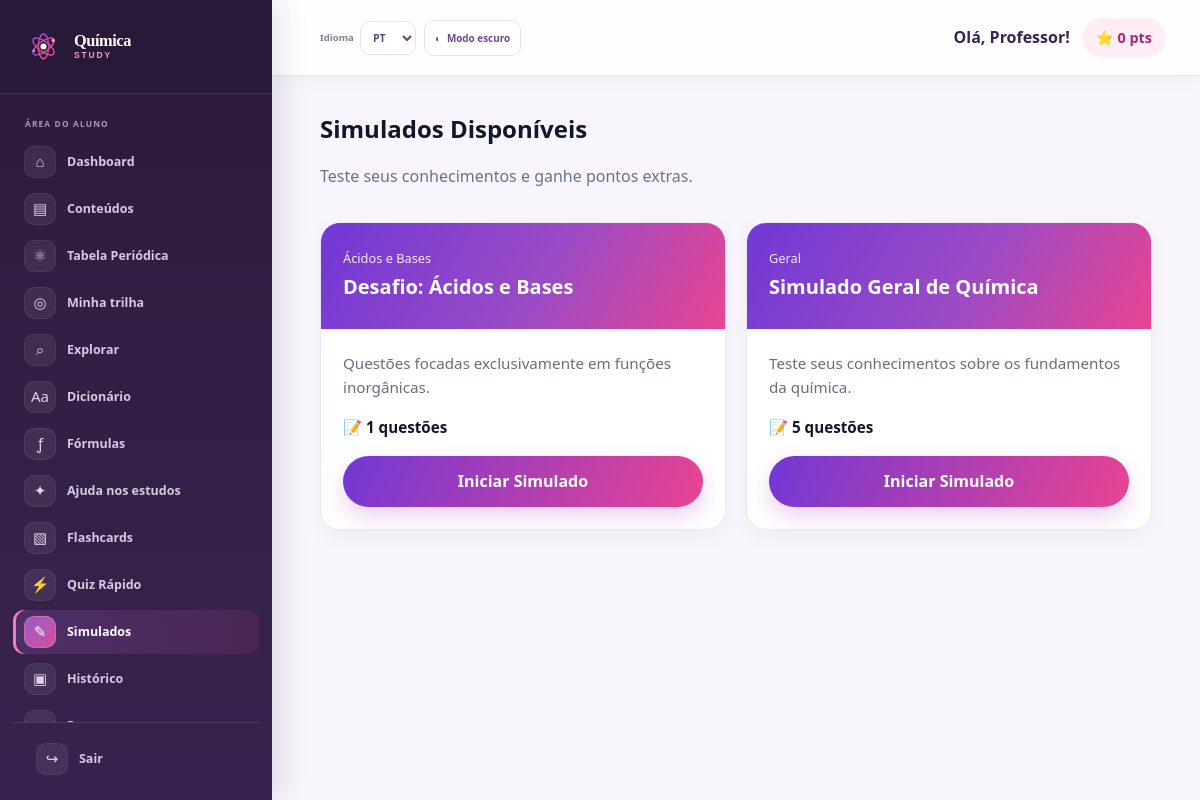
Screenshot of /aluno/simulados.php (signed in) with the database file from the repository.
### tables this page shows
CREATE TABLE `usuarios` (
  `id` int(11) NOT NULL,
  `nome` varchar(100) NOT NULL,
  `email` varchar(100) NOT NULL,
  `senha` varchar(255) NOT NULL,
  `tipo` enum('aluno','admin') DEFAULT 'aluno',
  `pontos` int(11) DEFAULT 0,
  `criado_em` timestamp NOT NULL DEFAULT current_timestamp(),
  `avatar_key` varchar(20) NOT NULL DEFAULT 'atom',
  `foto_perfil` varchar(255) DEFAULT NULL
);

CREATE TABLE `simulados` (
  `id` int(11) NOT NULL,
  `titulo` varchar(150) NOT NULL,
  `descricao` text DEFAULT NULL,
  `conteudo_id` int(11) DEFAULT NULL,
  `criado_em` timestamp NOT NULL DEFAULT current_timestamp()
);

CREATE TABLE `conteudos` (
  `id` int(11) NOT NULL,
  `titulo` varchar(150) NOT NULL,
  `resumo` text NOT NULL,
  `conteudo_completo` longtext NOT NULL,
  `categoria` varchar(50) NOT NULL,
  `criado_em` timestamp NOT NULL DEFAULT current_timestamp()
);

### includes/auth.php (called while the page is built, shortened)
<?php
function getUsuarioLogado() {
    if (isset($_SESSION['usuario_id'])) {
        return [
            'id' => $_SESSION['usuario_id'],
            'nome' => $_SESSION['usuario_nome'],
            'tipo' => $_SESSION['usuario_tipo'],
            'pontos' => $_SESSION['usuario_pontos'] ?? 0
        ];
    }
    return null;
}
?>

### includes/funcoes.php (called while the page is built, shortened)
<?php
function escape($string) {
    return htmlspecialchars($string, ENT_QUOTES, 'UTF-8');
}
?>

### aluno/simulados.php (the view, shortened to what this page needs)
<?php
require_once '../includes/header.php';
$stmt = $pdo->query("
    SELECT s.id, s.titulo, s.descricao, c.titulo as categoria_nome,
           COUNT(sq.questao_id) as total_questoes
    FROM simulados s
    LEFT JOIN conteudos c ON s.conteudo_id = c.id
    LEFT JOIN simulado_questoes sq ON s.id = sq.simulado_id
    GROUP BY s.id
    ORDER BY s.id DESC
");
$simulados = $stmt->fetchAll();
?>
<h2 style="margin-bottom: 16px; color: #0f172a;">Simulados Disponíveis</h2>
<p style="color: #64748b; margin-bottom: 32px;">Teste seus conhecimentos e ganhe pontos extras.</p>
<?php if (!$simulados): ?>
    <section class="student-empty-page"><span>✎</span><div><span class="panel-eyebrow">DESAFIOS EM BREVE</span><h2>Ainda não há simulados publicados.</h2><p>O professor pode montar desafios usando as questões da plataforma. Você será avisado aqui quando houver um novo simulado.</p><a href="flashcards.php" class="btn btn-primary">Praticar questões agora <span>→</span></a></div></section>
<?php else: ?>
<div class="content-grid">
    <?php foreach ($simulados as $sim): ?>
        <div class="content-card">
            <div class="content-card-header">
                <span><?= escape($sim['categoria_nome'] ?? 'Geral') ?></span>
                <h3><?= escape($sim['titulo']) ?></h3>
            </div>
            <div class="content-card-body">
                <p><?= escape($sim['descricao']) ?></p>
                <p style="font-weight: 600; color: #0f172a; margin-bottom: 16px;">📝 <?= $sim['total_questoes'] ?> questões</p>
                <a href="simulado.php?id=<?= $sim['id'] ?>" class="btn btn-primary" style="width: 100%;">Iniciar Simulado</a>
            </div>
        </div>
    <?php endforeach; ?>
</div>
<?php endif; ?>
<?php require_once '../includes/footer.php'; ?>

### includes/header.php (shortened to what this page needs)
<?php
require_once __DIR__ . '/auth.php';
require_once __DIR__ . '/conexao.php';
require_once __DIR__ . '/funcoes.php';
$usuario = getUsuarioLogado();
$pagina_atual = basename($_SERVER['PHP_SELF']);
$stmt_pts = $pdo->prepare("SELECT pontos, avatar_key, foto_perfil FROM usuarios WHERE id = :id");
$stmt_pts->execute(['id' => $usuario['id']]);
$usuario_perfil = $stmt_pts->fetch();
$pontos_atualizados = $usuario_perfil['pontos'];
$usuario['pontos'] = $pontos_atualizados;
$usuario['avatar_key'] = $usuario_perfil['avatar_key'];
$usuario['foto_perfil'] = $usuario_perfil['foto_perfil'];
?>
<!DOCTYPE html>
<html lang="pt-BR">
<head>
    <link rel="stylesheet" href="../css/style.css?v=20261010-preferences">
    <link rel="stylesheet" href="../css/dashboard.css?v=20261010-preferences">
    <link rel="stylesheet" href="../css/preferences.css?v=20261010-agenda-calendar">
</head>
<body class="dashboard-body student-app" data-user-role="<?= escape($usuario['tipo']) ?>">
    <div class="app-container">
        <aside class="sidebar" id="sidebar">
            <div class="sidebar-header">
                <a href="../aluno/dashboard.php" class="logo brand-logo"><img src="../assets/logo-chem.svg" alt=""><span class="brand-name">Química<span>STUDY</span></span></a>
            </div>
            <nav class="sidebar-nav">
                <a href="dashboard.php" class="nav-item <?= $pagina_atual == 'dashboard.php' ? 'active' : '' ?>">
                    <span class="icon">📊</span> Dashboard
                </a>
                <a href="conteudos.php" class="nav-item <?= in_array($pagina_atual, ['conteudos.php', 'conteudo.php']) ? 'active' : '' ?>">
                    <span class="icon">📚</span> Conteúdos
                </a>
                <a href="tabela-periodica.php" class="nav-item <?= $pagina_atual == 'tabela-periodica.php' ? 'active' : '' ?>">
                    <span class="icon">⚛️</span> Tabela Periódica
                </a>
                <a href="trilha.php" class="nav-item <?= $pagina_atual == 'trilha.php' ? 'active' : '' ?>"><span class="icon">◎</span> Minha trilha</a>
                <a href="explorar.php" class="nav-item <?= $pagina_atual == 'explorar.php' ? 'active' : '' ?>"><span class="icon">⌕</span> Explorar</a>
                <a href="dicionario.php" class="nav-item <?= $pagina_atual == 'dicionario.php' ? 'active' : '' ?>"><span class="icon">Aa</span> Dicionário</a>
                <a href="formulas.php" class="nav-item <?= $pagina_atual == 'formulas.php' ? 'active' : '' ?>"><span class="icon">ƒ</span> Fórmulas</a>
                <a href="chat.php" class="nav-item <?= $pagina_atual == 'chat.php' ? 'active' : '' ?>"><span class="icon">✦</span> Ajuda nos estudos</a>
                <a href="flashcards.php" class="nav-item <?= $pagina_atual == 'flashcards.php' ? 'active' : '' ?>">
                    <span class="icon">🧠</span> Flashcards
                </a>
                <a href="quiz.php" class="nav-item <?= $pagina_atual == 'quiz.php' ? 'active' : '' ?>">
                    <span class="icon">⚡</span> Quiz Rápido
                </a>
                <a href="simulados.php" class="nav-item <?= in_array($pagina_atual, ['simulados.php', 'simulado.php', 'resultado.php']) ? 'active' : '' ?>">
                    <span class="icon">📝</span> Simulados
                </a>
                <a href="historico.php" class="nav-item <?= $pagina_atual == 'historico.php' ? 'active' : '' ?>">
                    <span class="icon">📜</span> Histórico
                </a>
                <a href="progresso.php" class="nav-item <?= $pagina_atual == 'progresso.php' ? 'active' : '' ?>">
                    <span class="icon">📈</span> Progresso
                </a>
            </nav>
            <div class="sidebar-footer">
                <a href="../logout.php" class="nav-item logout">
                    <span class="icon">🚪</span> Sair
                </a>
            </div>
        </aside>
        <main class="main-content">
            <header class="topbar">
                <div class="appearance-controls"><label for="language-select" class="language-control"><span>Idioma</span><select id="language-select" aria-label="Idioma"><option value="pt">PT</option><option value="en">EN</option><option value="es">ES</option></select></label><button type="button" class="theme-toggle" id="theme-toggle" aria-label="Alternar tema" aria-pressed="false"><span aria-hidden="true">◐</span><span id="theme-label">Modo escuro</span></button></div>
                <div class="user-info">
                    <span class="user-name">Olá, <?= escape($usuario['nome']) ?>!</span>
                    <span class="user-points">⭐ <?= $usuario['pontos'] ?> pts</span>
                </div>
            </header>
            <div class="content-wrapper">

### css/style.css (style rules this page uses)
:root { --primary: #0ea5e9; --primary-dark: #0284c7; --secondary: #10b981; --accent: #f59e0b; --dark: #0f172a; --dark-light: #1e293b; --light: #f8fafc; --gray: #64748b; --danger: #ef4444; --radius: 12px; --shadow: 0 4px 6px -1px rgba(0, 0, 0, 0.1), 0 2px 4px -1px rgba(0, 0, 0, 0.06); --shadow-lg: 0 10px 15px -3px rgba(0, 0, 0, 0.1), 0 4px 6px -2px rgba(0, 0, 0, 0.05); }
* { margin: 0; padding: 0; box-sizing: border-box; font-family: 'Segoe UI', system-ui, sans-serif; }
body { background-color: var(--light); color: var(--dark); line-height: 1.6; }
.btn { display: inline-flex; align-items: center; justify-content: center; padding: 12px 24px; border-radius: var(--radius); font-weight: 600; text-decoration: none; border: none; cursor: pointer; transition: all 0.3s ease; font-size: 1rem; }
.btn-primary { background-color: var(--primary); color: white; }
.logo { font-size: 1.5rem; font-weight: 800; color: var(--dark); text-decoration: none; display: flex; align-items: center; gap: 8px; }
.logo span { color: var(--primary); }
.brand-logo { gap: 10px; font-size: 1.08rem !important; }
.brand-logo img { width: 39px; height: 39px; }
.brand-logo > span { color: #fff !important; }
.brand-logo > span > span { color: #f28ab9 !important; }
.brand-logo .brand-name { display: grid; gap: 1px; color: #fff !important; font: 700 1.02rem/1.05 Georgia, 'Times New Roman', serif; letter-spacing: -.025em; }
.brand-logo .brand-name > span { color: #f28ab9 !important; font: 800 .53rem/1.2 Arial, sans-serif; letter-spacing: .22em; }
:root { --primary: #7138d5; --primary-dark: #5924b4; --secondary: #e94491; --accent: #ffb454; --dark: #281838; --dark-light: #432559; --light: #fbf8ff; --gray: #74677f; --danger: #d83c66; --radius: 18px; --shadow: 0 8px 24px rgba(48, 25, 72, .08); --shadow-lg: 0 22px 60px rgba(48, 25, 72, .16); }
body { background: #fbf8ff; color: #281838; }
.btn { border-radius: 999px; padding: 13px 25px; font-weight: 700; }
.btn-primary { color: #fff; background: linear-gradient(115deg, #7138d5, #e94491); box-shadow: 0 9px 22px rgba(174, 65, 193, .25); }
.logo { color: #281838; letter-spacing: -.04em; }
.logo span { color: #e94491; }

### rows the page displays
usuarios: pontos "0"
simulados: conteudo.titulo "Ácidos e Bases", titulo "Desafio: Ácidos e Bases", descricao "Questões focadas exclusivamente em funções inorgânicas.", total_questoes "1"
simulados: categoria_nome "Geral", titulo "Simulado Geral de Química", descricao "Teste seus conhecimentos sobre os fundamentos da química.", total_questoes "5", $sim['id'] 1 (drawn)

### other values shown
$usuario['nome'] "Professor"
